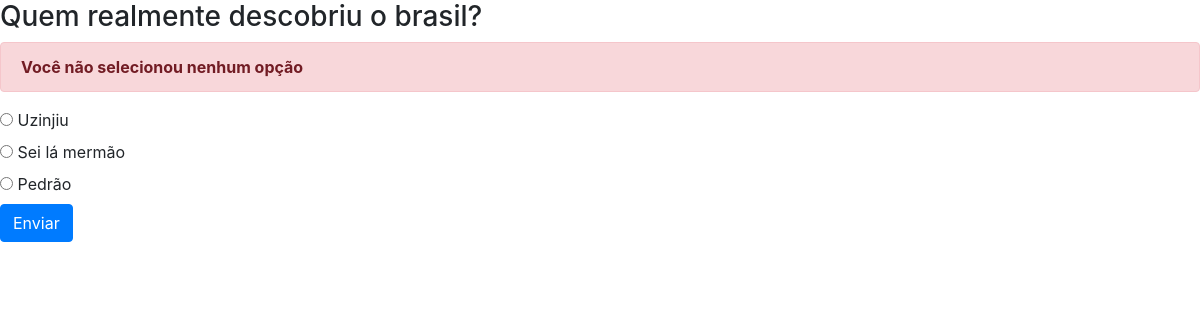
The page /polls/1/vote/ on the database its author committed.
### polls/models.py (models this page shows, shortened)
class Question(models.Model):
    question_text = models.CharField(max_length=200)
    pub_date = models.DateTimeField('Data de publicação')
    def was_published_recently(self):
        now = timezone.now()
        return timezone.now() - datetime.timedelta(days=1) <= self.pub_date <= now
    was_published_recently.admin_order_field = 'pub_date'
    was_published_recently.boolean = True
    was_published_recently.short_description = 'Publicado recentemente?'

class Choice(models.Model):
    question = models.ForeignKey(Question, on_delete=models.CASCADE)
    choice_text = models.CharField(max_length=200)
    votes = models.IntegerField(default=0)

### polls/views.py (the view)
# urls.py: path('<int:question_id>/vote/', views.vote, name='vote')
def vote(request, question_id):
    question = get_object_or_404(Question, pk=question_id)
    try:
        selected_choice = question.choice_set.get(pk=request.POST['choice'])
    except (KeyError, Choice.DoesNotExist):
        return render(request, 'polls/detail.html', {
            'question': question,
            'error_message': 'Você não selecionou nenhum opção'
        })
    else:
        selected_choice.votes = F('votes') + 1
        selected_choice.save()
        return HttpResponseRedirect(reverse('polls:results', args=(question.id,)))

### polls/templates/polls/detail.html (shortened to what this page needs)
<h3>{{ question.question_text }}</h3>
{% if error_message %}<p class="alert alert-danger"><strong>{{ error_message }}</strong></p> {% endif %}
<form action="{% url 'polls:vote' question.id %}" method="post">
    {% for choice in question.choice_set.all %}
        <input type="radio" name="choice" id="choice{{ forloop.counter }}" value="{{ choice.id }}">
        <label for="choice{{ forloop.counter }}">{{ choice.choice_text }}</label><br/>
    {% endfor %}
    <input type="submit" value="Enviar" class="btn btn-primary">
</form>
<link rel="stylesheet" href="https://maxcdn.bootstrapcdn.com/bootstrap/4.0.0/css/bootstrap.min.css">

### rows shown on the page
Question: question_text "Quem realmente descobriu o brasil?"
Choice: choice_text "Uzinjiu"
Choice: choice_text "Sei lá mermão"
Choice: choice_text "Pedrão"

### other values the page prints
{{ error_message }} "Você não selecionou nenhum opção"
